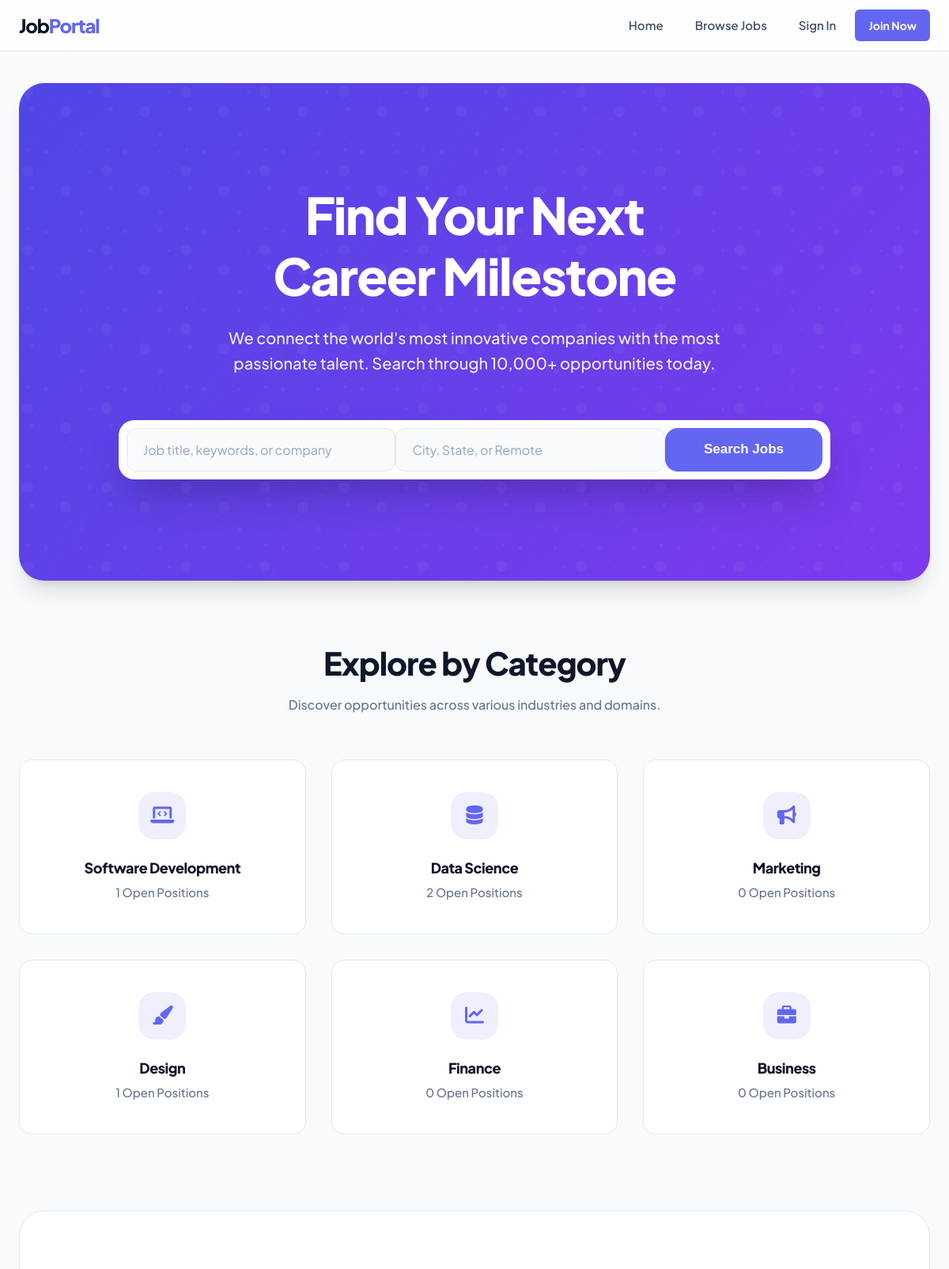
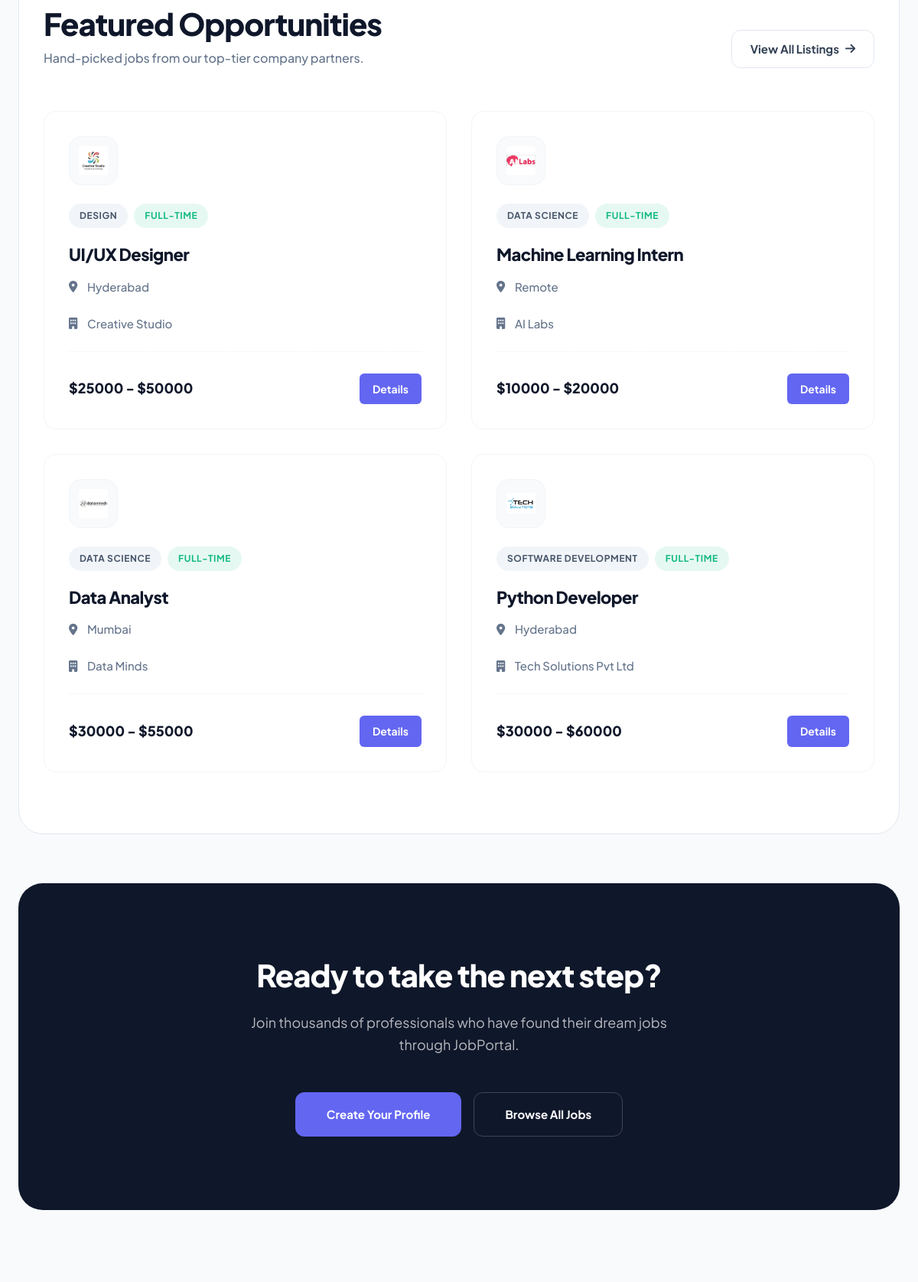
The page / (upper part) on the database its author committed (2 pictures, top to bottom).
### jobs/models.py (models this page shows, shortened)
class Category(models.Model):
    name = models.CharField(max_length=100)
    icon_class = models.CharField(max_length=50, blank=True, help_text="FontAwesome class, e.g., fa-laptop-code")
    class Meta:
        verbose_name_plural = "Categories"

class Job(models.Model):
    JOB_TYPE_CHOICES = (
        ('Full-time', 'Full-time'),
        ('Part-time', 'Part-time'),
        ('Remote', 'Remote'),
        ('Freelance', 'Freelance'),
        ('Contract', 'Contract'),
        ('Internship', 'Internship'),
    )
    employer = models.ForeignKey(User, on_delete=models.CASCADE, related_name='jobs_posted')
    company = models.ForeignKey(Company, on_delete=models.CASCADE, related_name='jobs', null=True)
    category = models.ForeignKey(Category, on_delete=models.SET_NULL, null=True, related_name='jobs')
    title = models.CharField(max_length=200)
    location = models.CharField(max_length=200)
    description = models.TextField()
    requirements = models.TextField(blank=True)
    job_type = models.CharField(max_length=20, choices=JOB_TYPE_CHOICES, default='Full-time')
    salary_min = models.PositiveIntegerField(null=True, blank=True)
    salary_max = models.PositiveIntegerField(null=True, blank=True)
    is_featured = models.BooleanField(default=False)
    created_at = models.DateTimeField(auto_now_add=True)
    expiry_date = models.DateTimeField(default=default_expiry)

class Company(models.Model):
    employer = models.ForeignKey(User, on_delete=models.CASCADE, related_name='companies')
    name = models.CharField(max_length=200)
    logo = models.ImageField(upload_to='company_logos/', null=True, blank=True)
    description = models.TextField()
    website = models.URLField(max_length=200, blank=True)
    location = models.CharField(max_length=200)
    class Meta:
        verbose_name_plural = "Companies"

### jobs/views.py (the view)
# urls.py: 2. Add a URL to urlpatterns:  path('', views.home, name='home')
def home(request):
    featured_jobs = Job.objects.filter(is_featured=True, expiry_date__gt=timezone.now()).order_by('-created_at')[:6]
    categories = Category.objects.annotate(job_count=Count('jobs', filter=Q(jobs__expiry_date__gt=timezone.now())))
    return render(request, 'jobs/home.html', {
        'featured_jobs': featured_jobs,
        'categories': categories
    })

### jobs/templates/jobs/home.html
{% extends 'jobs/base.html' %}
{% block content %}
<div class="hero">
    <h1>Find Your Next <br>Career Milestone</h1>
    <p>We connect the world's most innovative companies with the most passionate talent. Search through 10,000+ opportunities today.</p>
    <form class="search-box" action="{% url 'job_list' %}" method="get">
        <input type="text" name="q" placeholder="Job title, keywords, or company">
        <input type="text" name="location" placeholder="City, State, or Remote">
        <button type="submit" class="btn">Search Jobs</button>
    </form>
</div>
<section class="categories-section" style="margin-top: 5rem;">
    <div style="text-align: center; margin-bottom: 3.5rem;">
        <h2 style="font-size: 2.5rem; margin-bottom: 1rem;">Explore by Category</h2>
        <p style="color: var(--slate-500); font-weight: 500;">Discover opportunities across various industries and domains.</p>
    </div>
    <div class="jobs-grid">
        {% for category in categories %}
        <a href="{% url 'job_list' %}?category={{ category.id }}" class="job-card" style="text-align: center; justify-content: center; min-height: 180px; padding: 2.5rem;">
            <div style="width: 60px; height: 60px; background: rgba(99, 102, 241, 0.1); border-radius: 1.25rem; display: flex; align-items: center; justify-content: center; margin: 0 auto 1.5rem;">
                <i class="fas {{ category.icon_class|default:'fa-briefcase' }} fa-xl" style="color: var(--primary-color);"></i>
            </div>
            <h3 style="font-size: 1.125rem; margin-bottom: 0.5rem;">{{ category.name }}</h3>
            <p class="meta" style="margin: 0; justify-content: center;">{{ category.job_count }} Open Positions</p>
        </a>
        {% endfor %}
    </div>
</section>
<section class="featured-jobs" style="margin-top: 6rem; background: white; padding: 5rem 2rem; border-radius: 2rem; margin-bottom: 4rem; border: 1px solid var(--slate-200);">
    <div style="display: flex; justify-content: space-between; align-items: flex-end; margin-bottom: 3.5rem;">
        <div>
            <h2 style="font-size: 2.5rem; margin-bottom: 0.5rem;">Featured Opportunities</h2>
            <p style="color: var(--slate-500); font-weight: 500;">Hand-picked jobs from our top-tier company partners.</p>
        </div>
        <a href="{% url 'job_list' %}" class="btn btn-secondary">View All Listings <i class="fas fa-arrow-right"></i></a>
    </div>
    <div class="jobs-grid">
        {% for job in featured_jobs %}
        <div class="job-card" style="border-color: var(--slate-100);">
            {% if job.company.logo %}
                <img src="{{ job.company.logo.url }}" alt="{{ job.company.name }}" class="company-logo">
            {% else %}
                <div class="company-logo" style="display: flex; align-items: center; justify-content: center; background: #f1f5f9;">
                    <i class="fas fa-building fa-xl" style="color: #cbd5e1;"></i>
                </div>
            {% endif %}
            <div style="display: flex; gap: 0.5rem; margin-bottom: 1.25rem;">
                <span class="category-badge" style="margin: 0;">{{ job.category.name|default:"General" }}</span>
                <span class="category-badge" style="margin: 0; background: rgba(16, 185, 129, 0.1); color: var(--success-color);">{{ job.job_type }}</span>
            </div>
            <h3 style="margin-bottom: 1rem;"><a href="{% url 'job_detail' job.pk %}">{{ job.title }}</a></h3>
            <p class="meta"><i class="fas fa-map-marker-alt" style="width: 1rem;"></i> {{ job.location }}</p>
            <p class="meta"><i class="fas fa-building" style="width: 1rem;"></i> {{ job.company.name }}</p>
            <div class="actions" style="border-top-style: dashed;">
                {% if job.salary_min or job.salary_max %}
                    <span style="font-weight: 800; color: var(--slate-900); font-size: 1.125rem;">
                        {% if job.salary_min %}${{ job.salary_min|floatformat:0 }}{% endif %}
                        {% if job.salary_min and job.salary_max %} - {% endif %}
                        {% if job.salary_max %}${{ job.salary_max|floatformat:0 }}{% endif %}
                    </span>
                {% else %}
                    <span style="font-weight: 600; color: var(--slate-400); font-size: 0.875rem;">Salary Undisclosed</span>
                {% endif %}
                <a href="{% url 'job_detail' job.pk %}" class="btn btn-sm">Details</a>
            </div>
        </div>
        {% empty %}
        <div style="grid-column: 1 / -1; text-align: center; padding: 4rem;">
            <i class="fas fa-search fa-3x" style="color: var(--slate-200); margin-bottom: 1.5rem;"></i>
            <p style="color: var(--slate-400); font-size: 1.125rem;">No featured jobs available right now. Check back later!</p>
        </div>
        {% endfor %}
    </div>
</section>
<section class="cta-section" style="text-align: center; padding: 6rem 1.5rem; background: var(--slate-900); border-radius: 2rem; color: white; margin-bottom: 4rem; position: relative; overflow: hidden;">
    <div style="position: relative; z-index: 1;">
        <h2 style="color: white; font-size: 2.5rem; margin-bottom: 1.5rem;">Ready to take the next step?</h2>
        <p style="opacity: 0.7; font-size: 1.125rem; max-width: 600px; margin: 0 auto 3rem;">Join thousands of professionals who have found their dream jobs through JobPortal.</p>
        <div style="display: flex; gap: 1rem; justify-content: center; flex-wrap: wrap;">
            <a href="{% url 'register' %}" class="btn btn-lg" style="padding: 1rem 2.5rem;">Create Your Profile</a>
            <a href="{% url 'job_list' %}" class="btn btn-secondary btn-lg" style="padding: 1rem 2.5rem; background: transparent; color: white; border-color: rgba(255,255,255,0.2);">Browse All Jobs</a>
        </div>
    </div>
</section>
{% endblock %}

### rows shown on the page
Category: name "Software Development", job_count "1"
Category: name "Data Science", job_count "2"
Category: name "Marketing", job_count "0"
Category: name "Design", job_count "1"
Category: name "Finance", job_count "0"
Category: name "Business", job_count "0"
Job: company.logo (picture), category.name "DESIGN", job_type "FULL-TIME", title "UI/UX Designer", location "Hyderabad", company.name "Creative Studio", salary_min "25000", salary_max "50000"
Job: company.logo (picture), category.name "DATA SCIENCE", job_type "FULL-TIME", title "Machine Learning Intern", location "Remote", company.name "AI Labs", salary_min "10000", salary_max "20000"
Job: company.logo (picture), category.name "DATA SCIENCE", job_type "FULL-TIME", title "Data Analyst", location "Mumbai", company.name "Data Minds", salary_min "30000", salary_max "55000"
Job: company.logo (picture), category.name "SOFTWARE DEVELOPMENT", job_type "FULL-TIME", title "Python Developer", location "Hyderabad", company.name "Tech Solutions Pvt Ltd", salary_min "30000", salary_max "60000"
